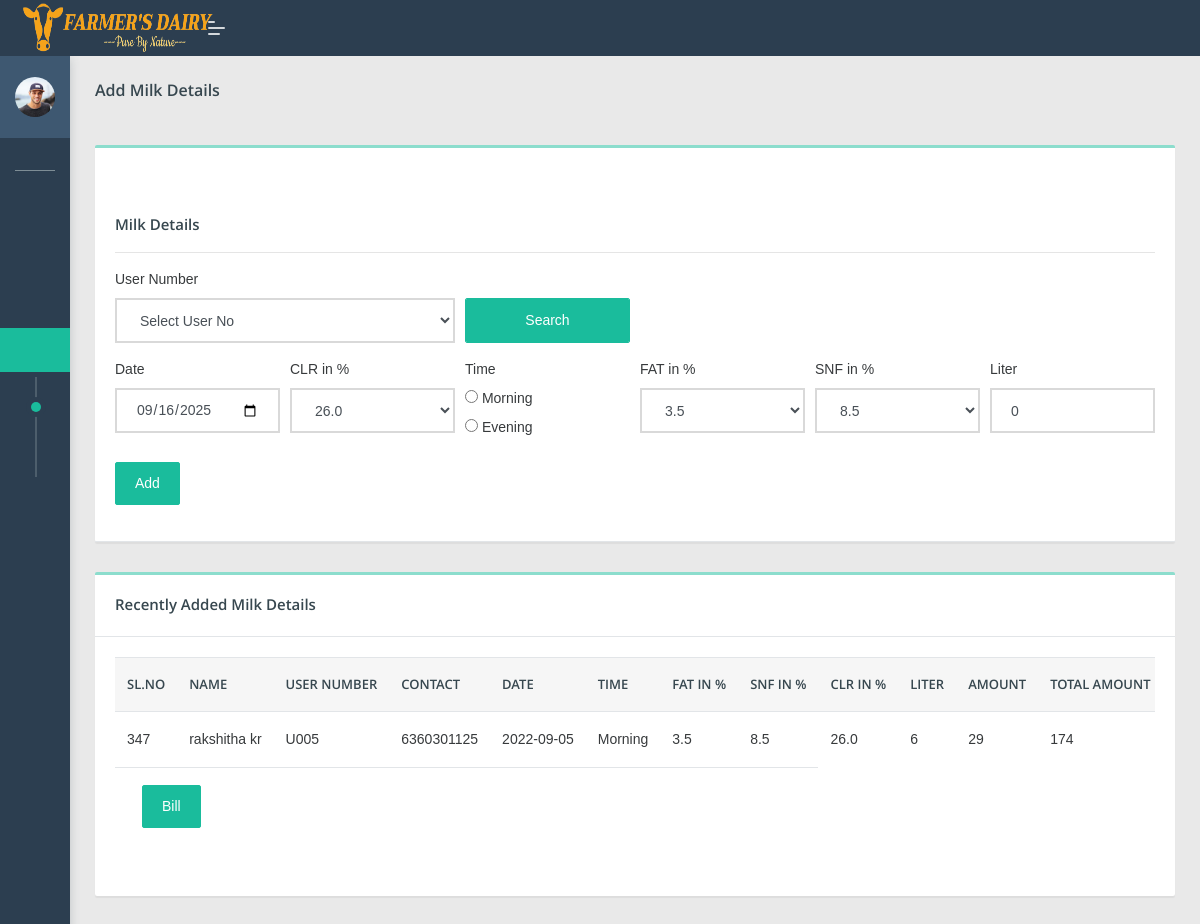
/dipo/addmilkd.php (signed in), run on the app's committed database.
### tables this page shows
CREATE TABLE `add_milk` (
  `am_id` int(100) NOT NULL,
  `name` varchar(100) NOT NULL,
  `user_no` varchar(100) NOT NULL,
  `phno` varchar(100) NOT NULL,
  `date` date NOT NULL,
  `time` varchar(100) NOT NULL,
  `clr` varchar(100) NOT NULL,
  `fat` float NOT NULL,
  `snf` float NOT NULL,
  `liter` float NOT NULL,
  `amount` float NOT NULL,
  `totalamt` float NOT NULL,
  `dippoid` varchar(100) NOT NULL
);

### dipo/addmilkd.php (the view, shortened to what this page needs)
<?php
if(isset($_SESSION['dippo']))
{
?>
 <!DOCTYPE html>
<html lang="en">
<head>
    <link rel="stylesheet" href="assets/css/style.css">
</head>
<body class="">
	<nav class="pcoded-navbar  ">
		<div class="navbar-wrapper  ">
			<div class="navbar-content scroll-div " >
					<div class="">
					<div class="main-menu-header">
						<img class="img-radius" src="assets/images/user/avatar-2.jpg" alt="User-Profile-Image">
						<div class="user-details">
						</div>
					</div>
				</div>
				<ul class="nav pcoded-inner-navbar ">
					<li class="nav-item pcoded-menu-caption">
					</li>
					<li class="nav-item">
					    <a href="main.php" class="nav-link "><span class="pcoded-micon"><i class="feather icon-home"></i></span><span class="pcoded-mtext">Dashboard</span></a>
					</li>
					<li class="nav-item pcoded-hasmenu">
					    <a href="#!" class="nav-link "><span class="pcoded-micon"><i class="feather icon-align-justify"></i></span><span class="pcoded-mtext">Staff Details</span></a>
					</li>
					<li class="nav-item pcoded-hasmenu">
					    <a href="#!" class="nav-link "><span class="pcoded-micon"><i class="feather icon-align-justify"></i></span><span class="pcoded-mtext">User Details</span></a>
					</li>
					<li class="nav-item pcoded-hasmenu">
					    <a href="#!" class="nav-link "><span class="pcoded-micon"><i class="feather icon-align-justify"></i></span><span class="pcoded-mtext">Milk Details</span></a>
					    <ul class="pcoded-submenu">
						    <li><a href="addmilkd.php">Add Milk Details</a></li>
							<li><a href="viewmilkd.php">View Milk Details</a></li>
					    </ul>
					</li>
					<li class="nav-item pcoded-hasmenu">
					    <a href="#!" class="nav-link "><span class="pcoded-micon"><i class="feather icon-align-justify"></i></span><span class="pcoded-mtext">Facilities</span></a>
					</li>
                        <li class="nav-item">
					    <a href="viewfeedb.php" class="nav-link "><span class="pcoded-micon"><i class="feather icon-align-justify"></i></span><span class="pcoded-mtext">View feedback</span></a>
					</li>
			</div>
		</div>
	</nav>
	<header class="navbar pcoded-header navbar-expand-lg navbar-light header-dark">
				<div class="m-header">
					<a class="mobile-menu" id="mobile-collapse" href="#!"><span></span></a>
					<a href="#!" class="b-brand">
						<img src="assets/images/logo1.png" width="190px" height="50px" class="logo">
					</a>
				</div>
				<div class="collapse navbar-collapse">
					<ul class="navbar-nav mr-auto">
						<li class="nav-item">
							<a href="#!" class="pop-search"><i class="feather icon-search"></i></a>
						</li>
					</ul>
					<ul class="navbar-nav ml-auto">
						<li>
							<div class="dropdown drp-user">
								<a href="#" class="dropdown-toggle" data-toggle="dropdown">
									<i class="feather icon-user"></i>
								</a>
							</div>
						</li>
					</ul>
				</div>
	</header>
<section class="pcoded-main-container">
    <div class="pcoded-content">
        <div class="page-header">
            <div class="page-block">
                <div class="row align-items-center">
                    <div class="col-md-12">
                        <div class="page-header-title">
                            <h5 class="m-b-10">Add Milk Details</h5>
                        </div>
                    </div>
                </div>
            </div>
        </div>
        <div class="row">
            <div class="col-sm-12">
                <div class="card">
                    <div class="card-header">
                       <h5 class="mt-5">Milk Details</h5>
                        <hr>
                        <form class="needs-validation" action="#" method="post" >
                            <div class="form-row">
                                <div class="col-md-4">
                                    <label for="validationCustom01">User Number</label>
                                    <select class="form-control" name="uno" pattern ="[A-Z]{1}[0-9]{3}" required />
									<option value="">Select User No</option>
                                </div>
								<div class="form-group col-md-2">
								<label for="validationCustom01">&nbsp;</label>
                                <button type="submit" name="search" class="form-control btn btn-primary ">Search</button>
								</div>
							</form>
                            </div>
							<form class="needs-validation" action="#" method="post" >
							<div class="form-row">
							    <div class="form-group col-md-2">
                                    <label for="validationCustom">Date</label>
                                    <input type="date" class="form-control" value="<?php print(date("Y-m-d"));?>" name="date" required />
                                </div>
								<div class="form-group col-md-2">
                                    <label for="inputState">CLR in %</label>
                                    <select  class="form-control" id="inputState" name="clr" >
									<option value="26.0">26.0</option>
									</select>
                                </div>
                                <div class="form-group col-md-2">
                                    <label for="inputPassword">Time</label><br>
                                   <input type="radio" name="time" value="Morning" required />
									<label for="html">Morning</label><br>
									<input type="radio" name="time" value="Evening" required />
									<label for="css">Evening</label><br>
                                </div>
								<div class="form-group col-md-2">
                                    <label for="inputEmail4">FAT in %</label>
                                    <select class="form-control" name="fat">
									<?php
								include 'config.php';
								$sql1="select * from add_rate group by fat";
								$result1=mysqli_query($con,$sql1);
								$num1=mysqli_num_rows($result1);
								if($num1>0)
								{
									while($row1=mysqli_fetch_array($result1))
									{
										$fat=$row1['fat'];
										?>
									<option value="<?php echo $fat; ?>"><?php echo $fat; ?></option>
								<?php } } ?>
									</select>
								</div>
								<div class="form-group col-md-2">
                                    <label for="inputEmail4">SNF in %</label>
                                    <select class="form-control" name="snf">
											<?php
								$sql2="select * from add_rate where fat='$fat'";
								$result2=mysqli_query($con,$sql2);
								$num2=mysqli_num_rows($result2);
								if($num2>0)
								{
									while($row2=mysqli_fetch_array($result2))
									{
										$snf=$row2['snf'];
									?>
									<option value="<?php echo $snf; ?>"><?php echo $snf ;?></option>
								<?php } } ?>
									</select>
                                </div>
								<div class="form-group col-md-2">
                                    <label for="inputEmail4">Liter</label>
                                    <input type="number" class="form-control" min="0.1" name="liter" value="0" title="please enter a valid number" required="true" step=".01">
                                </div>
                            </div>
							<div class="form-row">
							<div class="form-group col-md-2">
                            <button type="submit" name="add" class="btn  btn-primary">Add</button>
							</div>
							</div>
							</form>
                        </div>
					</div>
				</div>
			<div class="col-md-12">
                <div class="card">
                    <div class="card-header">
                        <h5>Recently Added Milk Details</h5>
                    </div>
                    <div class="card-body table-border-style">
                        <div class="table-responsive">
                            <table class="table table-hover">
                                <thead>
                                    <tr>
                                        <th>Sl.No</th>
                                        <th>Name</th>
                                        <th>User number</th>
                                        <th>Contact</th>
										<th>Date</th>
										<th>Time </th>
										<th>FAT in % </th>
										<th>SNF in %</th>
										<th>CLR in %</th>
										<th>Liter</th>
										<th>Amount</th>
										<th>Total Amount</th>
                                    </tr>
                                </thead>
                                <tbody>
								<?php
								include 'config.php';
								$sql1="select * from add_milk";
								$result1=mysqli_query($con,$sql1);
								$num1=mysqli_num_rows($result1);
								$sI=0;
								if($num1>0)
								{
									while($row1=mysqli_fetch_array($result1))
									{
										$sI+=1;
										$am_id=$row1[0];
										$name=$row1['name'];
										$user_no=$row1['user_no'];
										$phno=$row1['phno'];
										$date=$row1['date'];
										$time=$row1['time'];
										$fat=$row1['fat'];
										$snf=$row1['snf'];
										$clr=$row1['clr'];
										$liter=$row1['liter'];
										$amount=$row1['amount'];
										$totalamt=$row1['totalamt'];
								}}
								?>
                                    <tr>
										<td><?php echo $sI; ?></td>
										<td><?php echo $name; ?></td>
										<td><?php echo $user_no; ?></td>
										<td><?php echo $phno; ?></td>
										<td><?php echo $date; ?></td>
										<td><?php echo $time; ?></td>
										<td><?php echo $fat; ?></td>
										<td><?php echo $snf; ?></td>
										<td><?php echo $clr; ?></td>
										<td><?php echo $liter; ?></td>
										<td><?php echo $amount; ?></td>
										<td><?php echo $totalamt; ?></td>
                                     </tr>
									 <tr>
									 <td colspan="8">
									 <div class="form-group col-md-2">
							<a href="printbill.php?id=<?php echo $am_id; ?>">
                            <button type="submit" name="bill" class="btn  btn-primary">Bill</button></a>
							</div></td></tr>
                                </tbody>
                            </table>
						</div>
                    </div>
                </div>
            </div>
		  </div>
</section>
</body>
</html>
<?php
}
else
{
	echo "<script> location.href='../index.php'; </script>";
}
?>

### data on the page
add_milk: name "rakshitha kr", user_no "U005", phno "6360301125", date "2022-09-05", time "Morning", fat "3.5", snf "8.5", clr "26.0", liter "6", amount "29", totalamt "174"

### other printed values
$sI "347"
form field fat "3.5"
form field snf "8.5"
